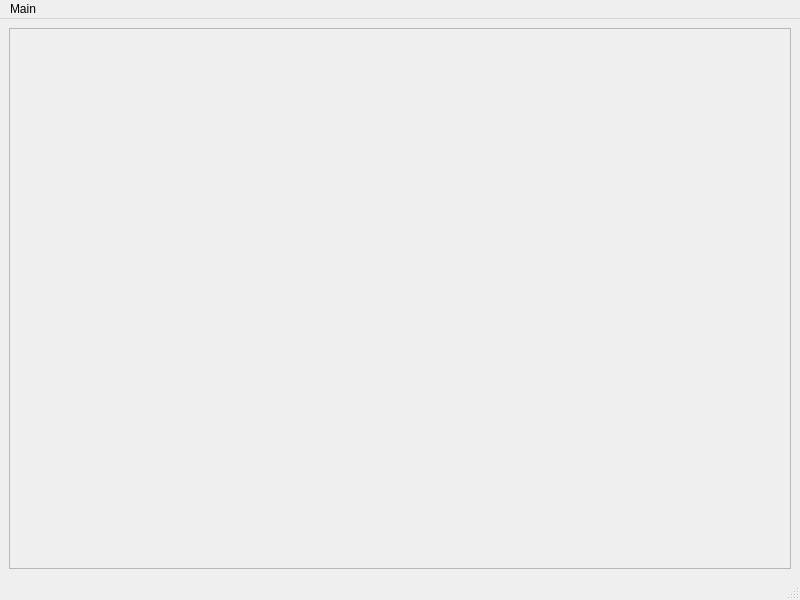
<?xml version="1.0" encoding="UTF-8"?>
<ui version="4.0">
 <class>MainWindow</class>
 <widget class="QMainWindow" name="MainWindow">
  <property name="geometry">
   <rect>
    <x>0</x>
    <y>0</y>
    <width>800</width>
    <height>600</height>
   </rect>
  </property>
  <property name="windowTitle">
   <string>Branch</string>
  </property>
  <widget class="QWidget" name="centralwidget">
   <layout class="QVBoxLayout" name="verticalLayout">
    <item>
     <widget class="QScrollArea" name="scrollArea">
      <property name="widgetResizable">
       <bool>true</bool>
      </property>
      <widget class="QWidget" name="scrollAreaWidgetContents">
       <property name="geometry">
        <rect>
         <x>0</x>
         <y>0</y>
         <width>780</width>
         <height>533</height>
        </rect>
       </property>
      </widget>
     </widget>
    </item>
   </layout>
  </widget>
  <widget class="QMenuBar" name="menubar">
   <property name="geometry">
    <rect>
     <x>0</x>
     <y>0</y>
     <width>800</width>
     <height>25</height>
    </rect>
   </property>
   <widget class="QMenu" name="menuMain">
    <property name="title">
     <string>Main</string>
    </property>
    <addaction name="actionNewGame"/>
    <addaction name="separator"/>
    <addaction name="actionSettings"/>
    <addaction name="actionHelp"/>
    <addaction name="separator"/>
    <addaction name="actionExit"/>
   </widget>
   <addaction name="menuMain"/>
  </widget>
  <widget class="QStatusBar" name="statusbar"/>
  <action name="actionNewGame">
   <property name="text">
    <string>New game</string>
   </property>
   <property name="shortcut">
    <string>Ctrl+N</string>
   </property>
  </action>
  <action name="actionSettings">
   <property name="text">
    <string>Settings...</string>
   </property>
  </action>
  <action name="actionExit">
   <property name="text">
    <string>Exit</string>
   </property>
   <property name="shortcut">
    <string>Ctrl+Q</string>
   </property>
  </action>
  <action name="actionHelp">
   <property name="text">
    <string>Help</string>
   </property>
   <property name="shortcut">
    <string>F1</string>
   </property>
  </action>
 </widget>
 <resources/>
 <connections>
  <connection>
   <sender>actionExit</sender>
   <signal>triggered()</signal>
   <receiver>MainWindow</receiver>
   <slot>close()</slot>
   <hints>
    <hint type="sourcelabel">
     <x>-1</x>
     <y>-1</y>
    </hint>
    <hint type="destinationlabel">
     <x>399</x>
     <y>299</y>
    </hint>
   </hints>
  </connection>
 </connections>
</ui>
